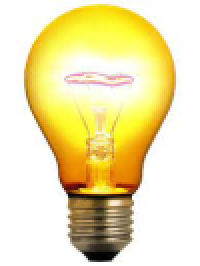
#> input picture AI bootcamp/resizedimage.png, 100 x 133 px, given in place of the camera (shown 2 times larger)
$ python movingImageDetection.py
#> lines starting #> are read from the running program, lines starting #| are printed output that depends on the picture
# PROJECT-1
# MOVING OBJECT DETECTION

import cv2
import time
import imutils

cam=cv2.VideoCapture(0)
time.sleep(1)
firstFrame=None
area=500
while True:
    _,img=cam.read()
#> img is the input picture: shape (133, 100, 3); mean B, G, R 173.6, 226.6, 238.8
    text="Normal"
    img=imutils.resize(img,width=500)
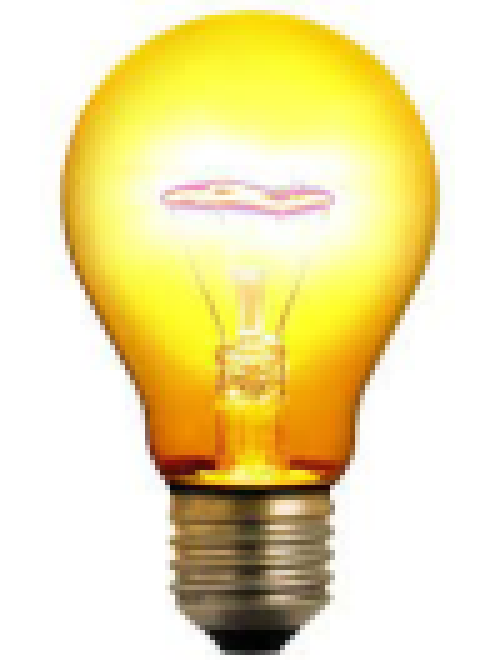
#> img: shape (665, 500, 3); mean B, G, R 173.6, 226.6, 238.8
    grayImg=cv2.cvtColor(img,cv2.COLOR_BGR2GRAY)
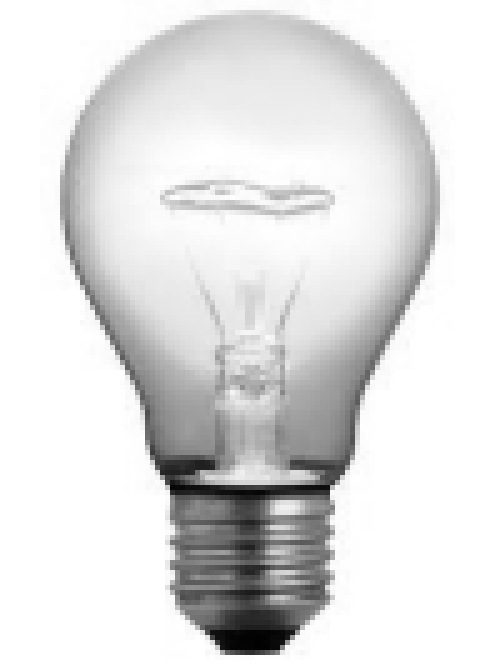
#> grayImg: shape (665, 500); min 1, max 255, mean 224.2
    gaussianImg=cv2.GaussianBlur(grayImg,(21,21),0)
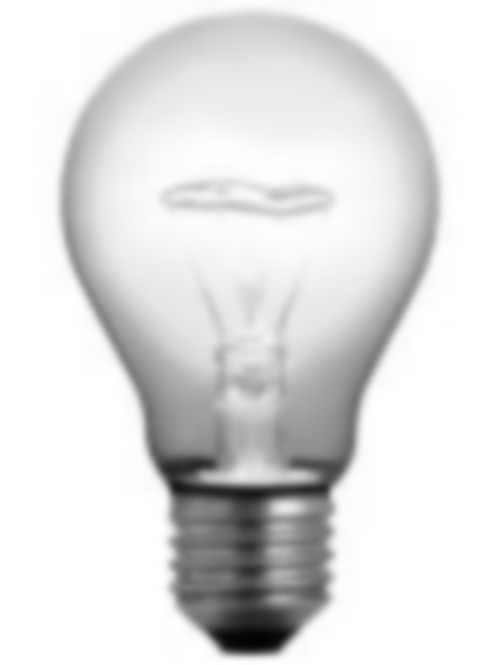
#> gaussianImg: shape (665, 500); min 2, max 255, mean 224.2
    if firstFrame is None:
        firstFrame=gaussianImg
        continue
    imgDiff=cv2.absdiff(firstFrame,gaussianImg)
    threshImg=cv2.threshold(imgDiff,25,255,cv2.THRESH_BINARY)[1]
    threshImg=cv2.dilate(threshImg,None,iterations=2)
    cnts=cv2.findContours(threshImg.copy(),cv2.RETR_EXTERNAL,cv2.CHAIN_APPROX_SIMPLE)
    cnts=imutils.grab_contours(cnts)
    for c in cnts:
        if cv2.contourArea(c)<area:
            continue
        (x,y,w,h)=cv2.boundingRect(c)
        cv2.rectangle(img,(x,y),(x+w,y+w),(0,255,0),2)
        text="Moving Object detected"

    print(text)
    cv2.putText(img,text,(10,20),cv2.FONT_HERSHEY_SIMPLEX,0.5,(0,0,255),2)
    cv2.imshow("cameraFeed",img)
    key=cv2.waitKey(1) & 0xFF
    if key==ord("q"):
        break

cam.release()
cv2.destroyAllWindows()
